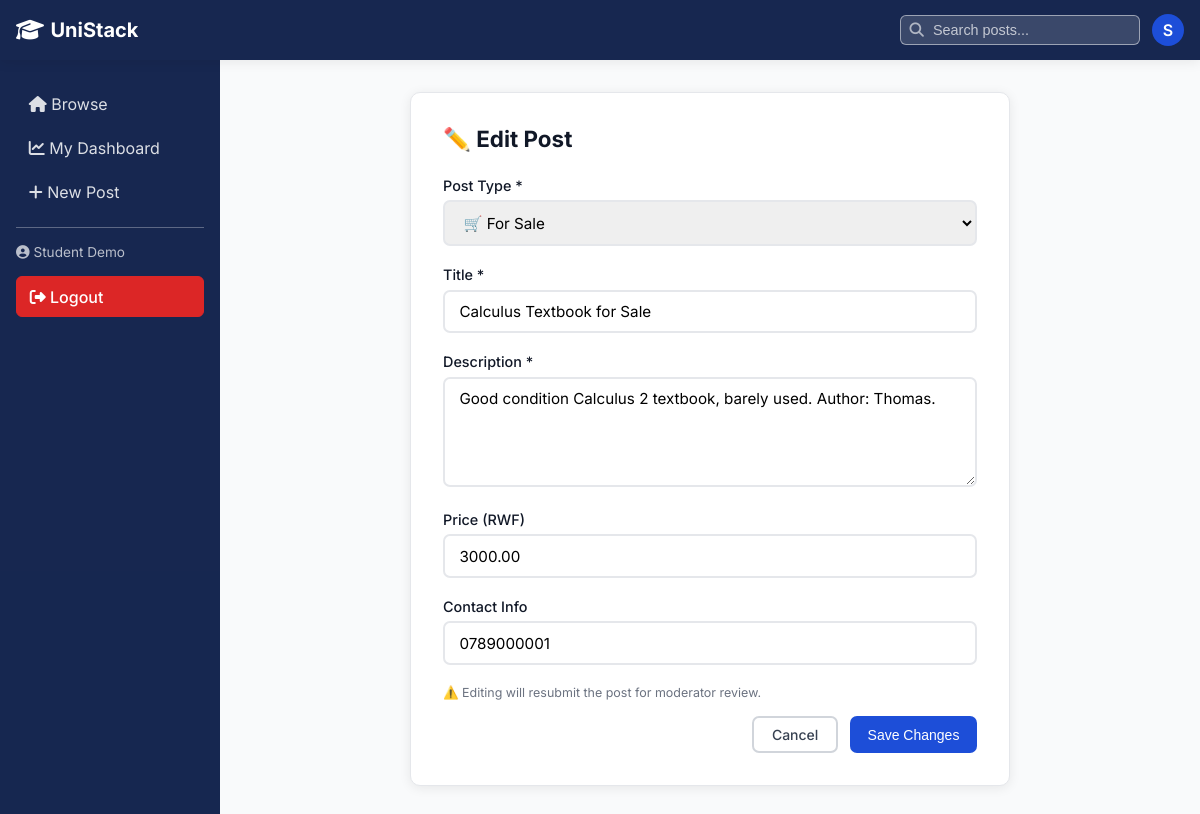
Page /index.php?page=posts&action=edit&id=1 (signed in) on the committed database.
### tables this page shows
CREATE TABLE posts (
    id INT AUTO_INCREMENT PRIMARY KEY,
    user_id INT NOT NULL,
    title VARCHAR(200) NOT NULL,
    description TEXT NOT NULL,
    type ENUM('for_sale','housing','announcement') NOT NULL,
    price DECIMAL(10,2) DEFAULT NULL,
    contact VARCHAR(100) DEFAULT NULL,
    status ENUM('pending','approved','rejected') DEFAULT 'pending',
    is_flagged TINYINT(1) DEFAULT 0,
    flag_reason TEXT DEFAULT NULL,
    moderated_by INT DEFAULT NULL,
    moderated_at DATETIME DEFAULT NULL,
    created_at DATETIME DEFAULT CURRENT_TIMESTAMP,
    updated_at DATETIME DEFAULT CURRENT_TIMESTAMP ON UPDATE CURRENT_TIMESTAMP,
    FOREIGN KEY (user_id) REFERENCES users(id) ON DELETE CASCADE,
    FOREIGN KEY (moderated_by) REFERENCES users(id) ON DELETE SET NULL
);

### app/controllers/PostController.php (called while the page is built, shortened)
<?php
require_once __DIR__ . '/../models/Post.php';
class PostController {
    private $postModel;
    public function __construct($conn) {
        $this->postModel = new Post($conn);
    }
    public function edit() {
        $id = intval($_GET['id'] ?? 0);
        $post = $this->postModel->getById($id);
        require_once __DIR__ . '/../views/student/post_edit.php';
    }
}

### app/models/Post.php (called while the page is built, shortened)
<?php
class Post {
    private $conn;
    public function __construct($conn) {
        $this->conn = $conn;
    }
    public function getById($id) {
        $stmt = $this->conn->prepare("SELECT p.*, u.name AS author FROM posts p JOIN users u ON p.user_id = u.id WHERE p.id = ?");
        $stmt->bind_param("i", $id);
        $stmt->execute();
        return $stmt->get_result()->fetch_assoc();
    }
}

### app/views/student/post_edit.php (the view, shortened to what this page needs)
<?php
require_once __DIR__ . '/../shared/header.php';
?>
<div class="form-card">
    <h2>✏️ Edit Post</h2>
    <form method="POST" action="index.php?page=posts&action=update">
        <div class="form-group">
            <label>Post Type *</label>
            <select name="type" required>
                <option value="for_sale" <?= $post['type']==='for_sale'?'selected':'' ?>>🛒 For Sale</option>
            </select>
        </div>
        <div class="form-group">
            <label>Title *</label>
            <input type="text" name="title" value="<?= htmlspecialchars($post['title']) ?>" required maxlength="200">
        </div>
        <div class="form-group">
            <label>Description *</label>
            <textarea name="description" required><?= htmlspecialchars($post['description']) ?></textarea>
        </div>
        <div class="form-group">
            <label>Price (RWF)</label>
            <input type="number" name="price" value="<?= $post['price'] ?>" min="0" step="100">
        </div>
        <div class="form-group">
            <label>Contact Info</label>
            <input type="text" name="contact" value="<?= htmlspecialchars($post['contact']) ?>">
        </div>
        <p class="form-hint" style="margin-bottom:1rem;">⚠️ Editing will resubmit the post for moderator review.</p>
        <div style="display:flex;gap:.75rem;justify-content:flex-end;">
            <a href="index.php?page=student" class="btn btn-outline">Cancel</a>
            <button type="submit" class="btn btn-primary">Save Changes</button>
        </div>
    </form>
</div>
<?php require_once __DIR__ . '/../shared/footer.php'; ?>

### public/css/style.css (style rules this page uses)
:root { --primary: #1d4ed8; --primary-dark: #051642ec; --primary-light: #dbeafe; --success: #16a34a; --success-light: #dcfce7; --danger: #dc2626; --danger-light: #fee2e2; --warning: #d97706; --warning-light: #fef3c7; --gray-50: #f9fafb; --gray-100: #f3f4f6; --gray-200: #e5e7eb; --gray-300: #d1d5db; --gray-500: #6b7280; --gray-700: #374151; --gray-900: #111827; --radius: 10px; --shadow: 0 2px 12px rgba(0,0,0,0.08); --shadow-lg: 0 8px 32px rgba(0,0,0,0.12); }
* { box-sizing: border-box; margin: 0; padding: 0; }
body { font-family: 'Inter', sans-serif; background: var(--gray-50); color: var(--gray-900); min-height: 100vh; display: flex; flex-direction: column; }
.btn { padding: .5rem 1.1rem; border-radius: 7px; border: none; cursor: pointer; font-size: .875rem; font-weight: 500; text-decoration: none; display: inline-flex; align-items: center; gap: .3rem; transition: all .2s; }
.btn-primary { background: var(--primary); color: white; }
.btn-outline { background: transparent; border: 2px solid var(--gray-300); color: var(--gray-700); }
.form-card { background: white; padding: 2rem; border-radius: var(--radius); box-shadow: var(--shadow); max-width: 600px; margin: 0 auto; border: 1px solid var(--gray-200); }
.form-card h2 { margin-bottom: 1.5rem; font-size: 1.4rem; }
.form-group { margin-bottom: 1.25rem; }
.form-group label { display: block; font-weight: 500; margin-bottom: .4rem; font-size: .9rem; }
.form-group input, .form-group textarea, .form-group select { width: 100%; padding: .65rem .9rem; border: 2px solid var(--gray-200); border-radius: 7px; font-size: .95rem; font-family: inherit; transition: border-color .2s; outline: none; }
.form-group textarea { min-height: 110px; resize: vertical; }
.form-hint { font-size: .78rem; color: var(--gray-500); margin-top: .25rem; }

### rows in the picture
posts: type "🛒 For Sale", title "Calculus Textbook for Sale", description "Good condition Calculus 2 textbook, barely used. Author: Thomas.", price "3000.00", contact "0789000001"

### other values in the picture
$s['site_name'] "UniStack"
substr($_SESSION['name'],0,1) "S"
$_SESSION['name'] "Student Demo"
